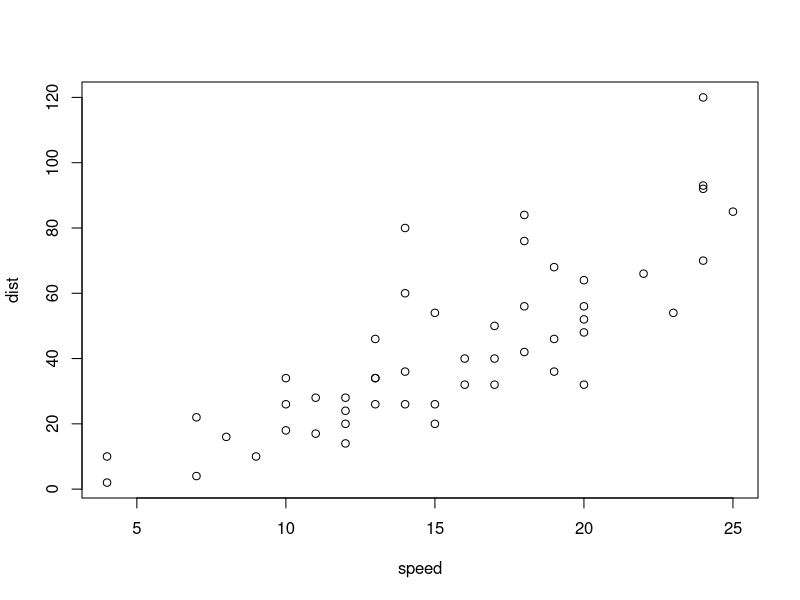
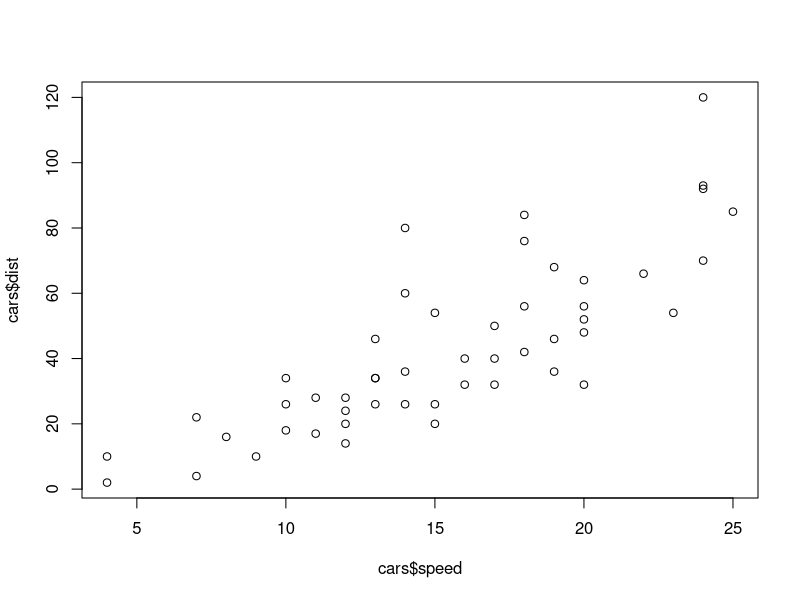
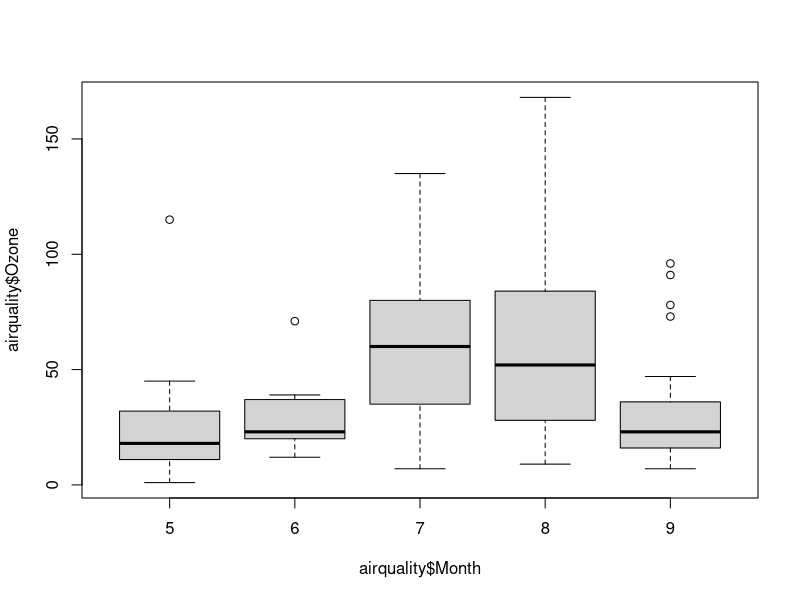
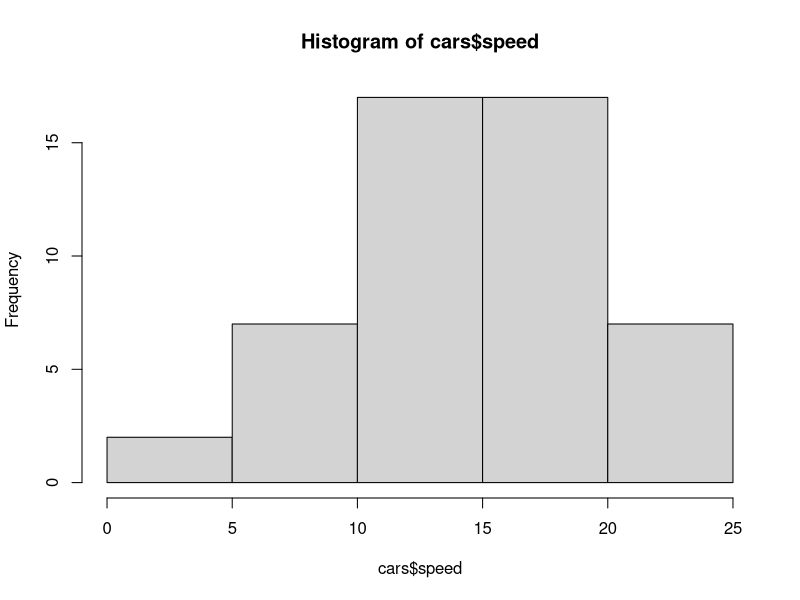

Write R code to recreate these figures, in order.
## ---- chunk 1
plot(cars)
## ---- chunk 2
plot( x= cars$speed, y = cars$dist)
## ---- chunk 3
boxplot(airquality$Ozone~airquality$Month)
## ---- chunk 4
hist(cars$speed)
